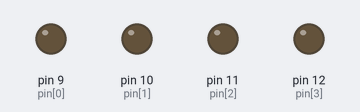
The sketch below on a simulated Arduino Uno, built with avr-gcc and run on an emulated ATmega328P. Parts: output pins drawn as LEDs (lit = HIGH).

Above: at 0.5 s.
At 2.5 s:
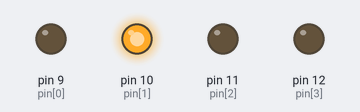
At 3.5 s:
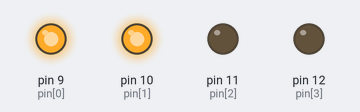
At 5.5 s:
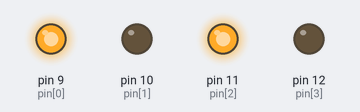
At 8.5 s:
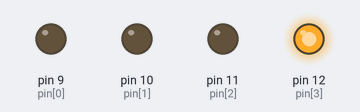
At 11.5 s:
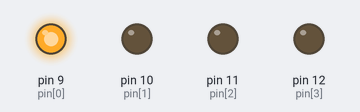
Timing chart, 0 to 13.0 s (numbered marks = the images above):
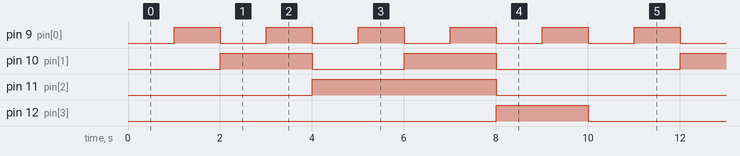

Measured:
- by itself, pin 9 (pin[0]): alternates HIGH for 1.0 s and LOW for 1.0 s
- by itself, pin 10 (pin[1]): repeats every 10.0 s: LOW 2.0 s, HIGH 2.0 s, LOW 4.0 s, HIGH 2.0 s
- by itself, pin 11 (pin[2]): alternates HIGH for 4.0 s and LOW for 6.0 s
- by itself, pin 12 (pin[3]): alternates HIGH for 2.0 s and LOW for 8.0 s

The sketch:

ArduinoDecodificador.ino
```cpp
// Codigo descargado desde la página web: https://mirpas.com
// Visita mi web para más información
const int pin[] ={9,10,11,12};
const byte numeros[10] = {0b00000000,0b00000001,0b00000010, 0b00000011, 0b00000100, 0b00000101, 0b00000110,0b00000111, 0b00001000, 0b00001001};
void setup() {
  for (int i = 0; i < 4; i++){
    pinMode(pin[i], OUTPUT);
  }
}

void loop() {
  for (int i=0; i<10; i++){
    display(i);
    delay(1000);
  }
}
void display(int number){
  byte numerodigito = numeros[number];
  for (int i=0; i<4; i++){
    int bit = bitRead(numerodigito, i);
    digitalWrite(pin[i], bit);
  }
}
```
